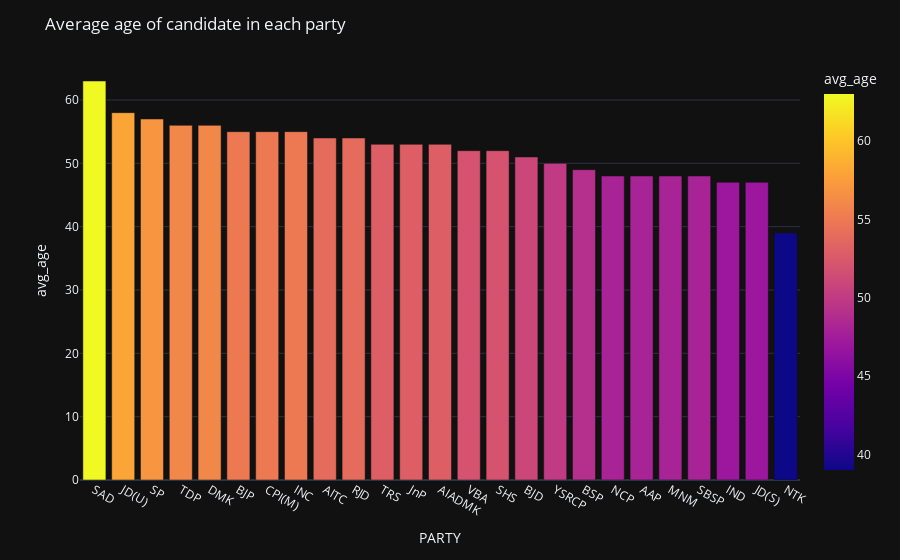

The code cell stored with this chart in its notebook:
### Markdown cell above
13. Average age of candidates from large parties

### Code cell
pt_avg_age = candidate_personal_df.groupby('PARTY')['AGE'].mean().round().reset_index(name='avg_age')
final_avg_age=pd.merge(top_party['PARTY'],pt_avg_age,how ='inner',left_on ='PARTY',right_on='PARTY')

final_avg_age = final_avg_age.sort_values(by = 'avg_age',ascending = False)

plt.figure(figsize =(15,10))
fig = px.bar(final_avg_age,x ='PARTY',y='avg_age',color ='avg_age')

fig.update_layout(title_text = 'Average age of candidate in each party', template = 'plotly_dark')

fig.show()

### Figure 1 — Plotly figure (JSON) as saved in the notebook; plotly's stock layout.template omitted (floating-point values rounded to 4 significant figures)
{"data": [{"alignmentgroup": "True", "hovertemplate": "PARTY=%{x}<br>avg_age=%{marker.color}<extra></extra>", "legendgroup": "", "marker": {"color": [63.0, 58.0, 57.0, 56.0, 56.0, 55.0, 55.0, 55.0, 54.0, 54.0, 53.0, 53.0, 53.0, 52.0, 52.0, 51.0, 50.0, 49.0, 48.0, 48.0, 48.0, 48.0, 47.0, 47.0, 39.0], "coloraxis": "coloraxis", "pattern": {"shape": ""}}, "name": "", "offsetgroup": "", "orientation": "v", "showlegend": false, "textposition": "auto", "type": "bar", "x": ["SAD", "JD(U)", "SP", "TDP", "DMK", "BJP", "CPI(M)", "INC", "AITC", "RJD", "TRS", "JnP", "AIADMK", "VBA", "SHS", "BJD", "YSRCP", "BSP", "NCP", "AAP", "MNM", "SBSP", "IND", "JD(S)", "NTK"], "xaxis": "x", "y": [63.0, 58.0, 57.0, 56.0, 56.0, 55.0, 55.0, 55.0, 54.0, 54.0, 53.0, 53.0, 53.0, 52.0, 52.0, 51.0, 50.0, 49.0, 48.0, 48.0, 48.0, 48.0, 47.0, 47.0, 39.0], "yaxis": "y"}], "layout": {"barmode": "relative", "coloraxis": {"colorbar": {"title": {"text": "avg_age"}}, "colorscale": [[0.0, "#0d0887"], [0.1111, "#46039f"], [0.2222, "#7201a8"], [0.3333, "#9c179e"], [0.4444, "#bd3786"], [0.5556, "#d8576b"], [0.6667, "#ed7953"], [0.7778, "#fb9f3a"], [0.8889, "#fdca26"], [1.0, "#f0f921"]]}, "legend": {"tracegroupgap": 0}, "margin": {"t": 60}, "title": {"text": "Average age of candidate in each party"}, "xaxis": {"anchor": "y", "domain": [0.0, 1.0], "title": {"text": "PARTY"}}, "yaxis": {"anchor": "x", "domain": [0.0, 1.0], "title": {"text": "avg_age"}}}}
